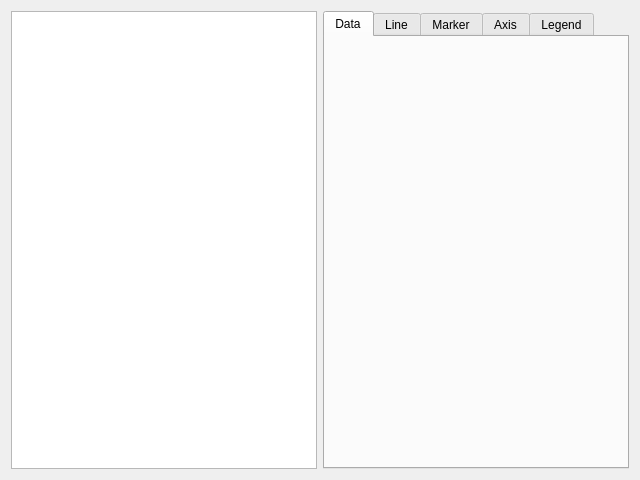
<?xml version="1.0" encoding="UTF-8"?>
<ui version="4.0">
 <class>Form</class>
 <widget class="QWidget" name="Form">
  <property name="geometry">
   <rect>
    <x>0</x>
    <y>0</y>
    <width>640</width>
    <height>480</height>
   </rect>
  </property>
  <property name="windowTitle">
   <string>Form</string>
  </property>
  <layout class="QGridLayout" name="gridLayout">
   <item row="0" column="0">
    <layout class="QHBoxLayout" name="horizontalLayout">
     <item>
      <widget class="QGraphicsView" name="graphicsView"/>
     </item>
     <item>
      <widget class="QTabWidget" name="tabWidget">
       <property name="currentIndex">
        <number>0</number>
       </property>
       <widget class="QWidget" name="tabData">
        <attribute name="title">
         <string>Data</string>
        </attribute>
       </widget>
       <widget class="QWidget" name="tabLine">
        <attribute name="title">
         <string>Line</string>
        </attribute>
        <layout class="QGridLayout" name="gridLayout_2">
         <item row="1" column="0">
          <layout class="QVBoxLayout" name="verticalLayout">
           <item>
            <layout class="QHBoxLayout" name="DataSeriesHBox">
             <item>
              <widget class="QLabel" name="DataSeriesLabel">
               <property name="text">
                <string>Data Series</string>
               </property>
              </widget>
             </item>
             <item>
              <widget class="QComboBox" name="DataSeriesCombo"/>
             </item>
            </layout>
           </item>
           <item>
            <widget class="Line" name="line">
             <property name="orientation">
              <enum>Qt::Horizontal</enum>
             </property>
            </widget>
           </item>
           <item>
            <layout class="QHBoxLayout" name="LineStyleHBox">
             <item>
              <widget class="QLabel" name="LineStyleLabel">
               <property name="text">
                <string>Line Style</string>
               </property>
              </widget>
             </item>
             <item>
              <widget class="QComboBox" name="LineStyleCombo"/>
             </item>
            </layout>
           </item>
           <item>
            <layout class="QHBoxLayout" name="LineWidthHBox">
             <item>
              <widget class="QLabel" name="LineWidthLabel">
               <property name="text">
                <string>Line Width</string>
               </property>
              </widget>
             </item>
             <item>
              <widget class="QSpinBox" name="LineWidthSpin"/>
             </item>
            </layout>
           </item>
           <item>
            <layout class="QHBoxLayout" name="LineColorHBox">
             <item>
              <widget class="QLabel" name="LineColrLabel">
               <property name="text">
                <string>Line Color</string>
               </property>
              </widget>
             </item>
             <item>
              <layout class="QVBoxLayout" name="LineColorLabelsVBox">
               <item>
                <widget class="QLabel" name="hueLabel">
                 <property name="text">
                  <string>hue</string>
                 </property>
                 <property name="alignment">
                  <set>Qt::AlignRight|Qt::AlignTrailing|Qt::AlignVCenter</set>
                 </property>
                </widget>
               </item>
               <item>
                <widget class="QLabel" name="alphaLabel">
                 <property name="text">
                  <string>α</string>
                 </property>
                 <property name="alignment">
                  <set>Qt::AlignRight|Qt::AlignTrailing|Qt::AlignVCenter</set>
                 </property>
                </widget>
               </item>
              </layout>
             </item>
             <item>
              <layout class="QVBoxLayout" name="LineColorParamsVBox">
               <item>
                <widget class="QLineEdit" name="hueLineEdit">
                 <property name="sizePolicy">
                  <sizepolicy hsizetype="Minimum" vsizetype="Fixed">
                   <horstretch>0</horstretch>
                   <verstretch>0</verstretch>
                  </sizepolicy>
                 </property>
                </widget>
               </item>
               <item>
                <widget class="QSpinBox" name="alphaLineEdit"/>
               </item>
              </layout>
             </item>
            </layout>
           </item>
           <item>
            <layout class="QHBoxLayout" name="LineSelectorHBox"/>
           </item>
          </layout>
         </item>
         <item row="2" column="0">
          <widget class="Line" name="line_2">
           <property name="orientation">
            <enum>Qt::Horizontal</enum>
           </property>
          </widget>
         </item>
        </layout>
       </widget>
       <widget class="QWidget" name="tabMarker">
        <attribute name="title">
         <string>Marker</string>
        </attribute>
        <layout class="QGridLayout" name="gridLayout_3">
         <item row="0" column="0">
          <layout class="QVBoxLayout" name="verticalLayout_2"/>
         </item>
         <item row="1" column="0">
          <widget class="Line" name="line_3">
           <property name="orientation">
            <enum>Qt::Horizontal</enum>
           </property>
          </widget>
         </item>
        </layout>
       </widget>
       <widget class="QWidget" name="tabAxis">
        <attribute name="title">
         <string>Axis</string>
        </attribute>
       </widget>
       <widget class="QWidget" name="tabLegend">
        <attribute name="title">
         <string>Legend</string>
        </attribute>
       </widget>
      </widget>
     </item>
    </layout>
   </item>
  </layout>
 </widget>
 <resources/>
 <connections/>
</ui>
